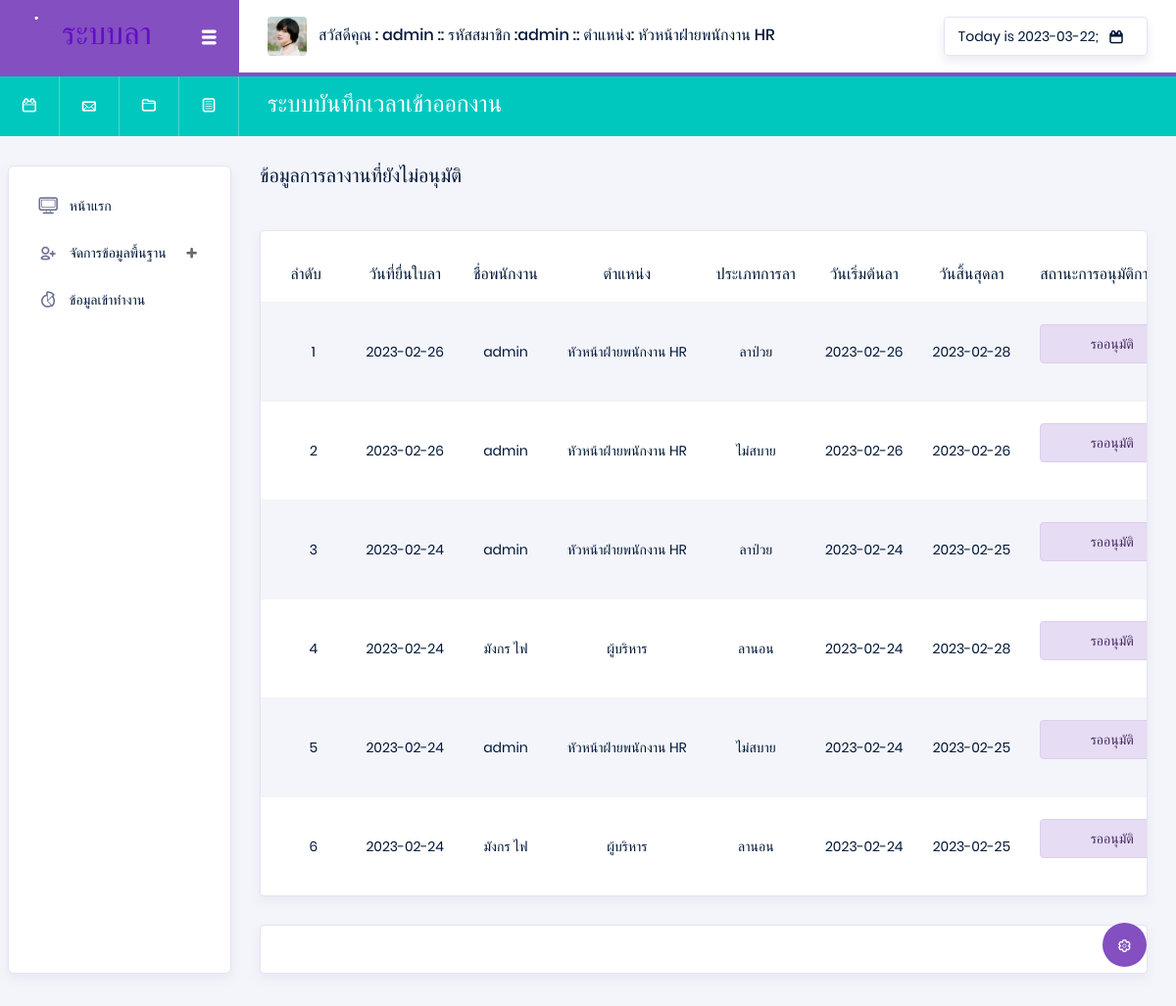
The app's page /index.php?p=leave1 (signed in), older data.
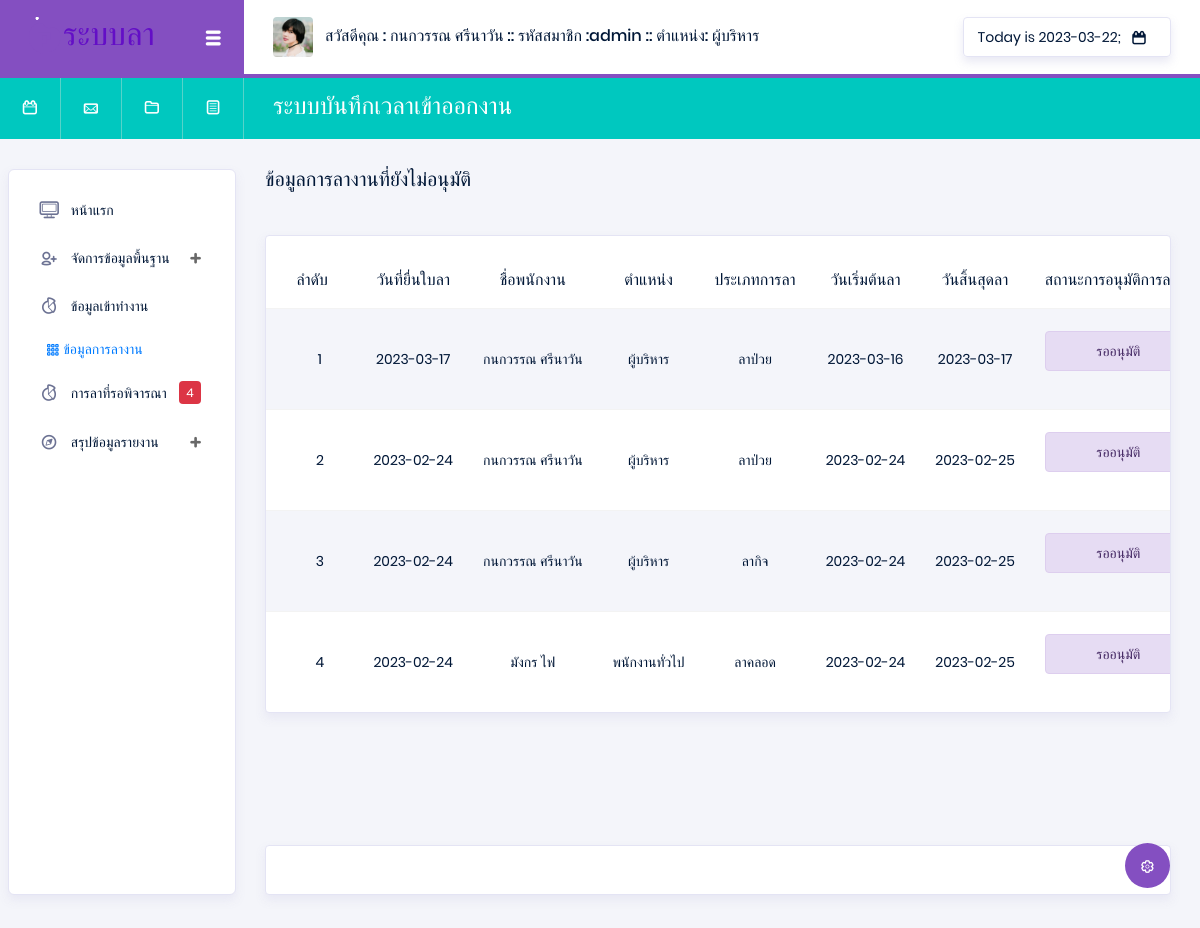
The same page, newer data.
### tables this page shows
CREATE TABLE `position` (
  `Pos_id` varchar(13) NOT NULL,
  `Pos_name` varchar(50) NOT NULL,
  `user_group` int(11) NOT NULL
);

CREATE TABLE `leave` (
  `Leave_id` varchar(13) NOT NULL,
  `Leave_date` date NOT NULL,
  `Leave_start` date NOT NULL,
  `Leave_end` date NOT NULL,
  `App_date` date NOT NULL,
  `Leave_status` int(10) NOT NULL,
  `Leave_reason` text NOT NULL,
  `App_note` text NOT NULL,
  `Emp_id` varchar(13) NOT NULL,
  `Type_id` varchar(13) NOT NULL
);

CREATE TABLE `employee` (
  `Emp_id` varchar(13) NOT NULL,
  `Emp_name` varchar(50) NOT NULL,
  `Emp_tel` varchar(10) NOT NULL,
  `Emp_address` varchar(200) NOT NULL,
  `Dep_id` varchar(13) NOT NULL,
  `Pos_id` varchar(13) NOT NULL,
  `Emp_pass` varchar(100) NOT NULL
);

CREATE TABLE `typeleave` (
  `Type_id` varchar(13) NOT NULL,
  `Type_name` varchar(50) NOT NULL,
  `Type_details` text NOT NULL
);

### api/showData.php (called while the page is built, shortened)
<?php
$Pos_id = $_SESSION['Pos_id'];
@$ShowPosition = "SELECT * FROM position WHERE  Pos_id =  '$Pos_id' ";
@$SQLShowPosition = mysqli_query($con, $ShowPosition) or die("Error in query: $ShowPosition ");
while ($Showposition = mysqli_fetch_array($SQLShowPosition)) {
    @$Pos_name = $Showposition['Pos_name'];
}

### pages/system/leave1.php (the view, shortened to what the changed rows need)
<div class="main-panel">
    <div class="content-wrapper">
        <div class="row">
            <div class="col-xl-6 grid-margin stretch-card flex-column">
                <h5 class="mb-2 text-titlecase mb-4">ข้อมูลการลางานที่ยังไม่อนุมัติ</h5>
            </div>
        </div>
        <div class="row">
            <div class="col-md-12">
                <div class="card">
                    <div class="table-responsive pt-3">
                        <table class="table table-striped project-orders-table">
                            <thead>
                                <tr align='center'>
                                    <th class="ml-5">ลำดับ</th>
                                    <th>วันที่ยื่นใบลา</th>
                                    <th>ชื่อพนักงาน</th>
                                    <th>ตำแหน่ง</th>
                                    <th>ประเภทการลา</th>
                                    <th>วันเริ่มต้นลา</th>
                                    <th>วันสิ้นสุดลา</th>
                                    <th>สถานะการอนุมัติการลา</th>
                                </tr>
                            </thead>
                            <tbody>
                                <?php
                                $i = 0;
                                @$leave = "SELECT * FROM `leave` WHERE  Leave_status = 1 ORDER BY Leave_date DESC;    ";
                                @$Sqlleave = mysqli_query($con, $leave) or die("Error in query: $leave ");
                                while ($ShowSqlleave = mysqli_fetch_array($Sqlleave)) {
                                    $i++;
                                    $Emp_id = $ShowSqlleave['Emp_id'];
                                    @$sql = "SELECT * FROM employee WHERE  Emp_id =  '$Emp_id' ";
                                    @$sqlshow = mysqli_query($con, $sql) or die("Error in query: $sql ");
                                    while ($namesql = mysqli_fetch_array($sqlshow)) {
                                        @$Emp_name = $namesql['Emp_name'];
                                        @$Pos_id = $namesql['Pos_id'];
                                    }
                                    @$Type_id =   $ShowSqlleave['Type_id'];
                                    @$sql = "SELECT * FROM typeleave WHERE  Type_id =  '$Type_id' ";
                                    @$sqlshow = mysqli_query($con, $sql) or die("Error in query: $sql ");
                                    while ($namesql = mysqli_fetch_array($sqlshow)) {
                                        @$Type_name = $namesql['Type_name'];
                                    }
                                    @$sql = "SELECT * FROM position WHERE  Pos_id =  '$Pos_id' ";
                                    @$sqlshow = mysqli_query($con, $sql) or die("Error in query: $sql ");
                                    while ($namesql = mysqli_fetch_array($sqlshow)) {
                                        @$Pos_name = $namesql['Pos_name'];
                                    }
                                ?>
                                    <tr align='center'>
                                        <td><?php echo $i ?></td>
                                        <td><?php echo $ShowSqlleave['Leave_date'] ?></td>
                                        <td><?php echo $Emp_name; ?></td>
                                        <td><?php echo $Pos_name; ?></td>
                                        <td><?php echo $Type_name; ?></td>
                                        <td><?php echo $ShowSqlleave['Leave_start'] ?></td>
                                        <td><?php echo $ShowSqlleave['Leave_end'] ?></td>
                                        <td><?php
                                            $Leave_status =  $ShowSqlleave['Leave_status'];
                                            if ($Leave_status == 1) {
                                                echo '<div class="alert alert-primary" role="alert">
                                                รออนุมัติ
                                              </div>';
                                            } else if ($Leave_status == 2) {
                                                echo '<div class="alert alert-success" role="alert">
                                                เข้างานปกติ
                                              </div>';
                                            } else if ($Leave_status == 3) {
                                                echo '<div class="alert alert-danger" role="alert">
                                                เข้างานสาย
                                              </div>';
                                            }
                                            ?></td>
                                    </tr>
                                <?php } ?>
                            </tbody>
                        </table>
                    </div>
                </div>
            </div>
        </div>
    </div>
    <footer class="footer">
        <div class="card">
            <div class="card-body">
            </div>
        </div>
    </footer>
</div>

### Head.php (shortened to what the changed rows need)
<nav class="navbar col-lg-12 col-12 p-0 fixed-top d-flex flex-row">
  <div class="navbar-brand-wrapper d-flex justify-content-center">
    <div class="navbar-brand-inner-wrapper d-flex justify-content-between align-items-center w-100">
      <a class="navbar-brand brand-logo" href="#"><img src="images/logo-dark11.svg" alt="logo" /></a>
      <button class="navbar-toggler navbar-toggler align-self-center" type="button" data-toggle="minimize">
        <span class="typcn typcn-th-menu"></span>
      </button>
    </div>
  </div>
  <div class="navbar-menu-wrapper d-flex align-items-center justify-content-end">
    <ul class="navbar-nav mr-lg-2">
      <li class="nav-item nav-profile dropdown">
        <a class="nav-link" href="#" data-toggle="dropdown" id="profileDropdown">
          <img src="images/faces/face5.jpg" alt="profile" />
          <span class="nav-profile-name">
            สวัสดีคุณ : <?php echo $_SESSION['Emp_name']; ?>
            :: รหัสสมาชิก :<?php echo $_SESSION['Emp_id']; ?>
            :: ตำแหน่ง: <?php echo $Pos_name; ?> </span>
        </a>
      </li>
    </ul>
    <ul class="navbar-nav navbar-nav-right">
      <li class="nav-item nav-date dropdown">
        <a class="nav-link d-flex justify-content-center align-items-center" href="javascript:;">
          <h6 class="date mb-0"> <?php echo "Today is " . date("Y-m-d") ?>;</h6>
          <i class="typcn typcn-calendar"></i>
        </a>
      </li>
    </ul>
  </div>
</nav>
<nav class="navbar-breadcrumb col-xl-12 col-12 d-flex flex-row p-0">
  <div class="navbar-links-wrapper d-flex align-items-stretch">
    <div class="nav-link">
      <a href="javascript:;"><i class="typcn typcn-calendar-outline"></i></a>
    </div>
    <div class="nav-link">
      <a href="javascript:;"><i class="typcn typcn-mail"></i></a>
    </div>
    <div class="nav-link">
      <a href="javascript:;"><i class="typcn typcn-folder"></i></a>
    </div>
    <div class="nav-link">
      <a href="javascript:;"><i class="typcn typcn-document-text"></i></a>
    </div>
  </div>
  <div class="navbar-menu-wrapper d-flex align-items-center justify-content-end">
    <ul class="navbar-nav mr-lg-2">
      <li class="nav-item ml-0">
        <h4 class="mb-0">ระบบบันทึกเวลาเข้าออกงาน </h4>
      </li>
    </ul>
  </div>
</nav>
<div class="container-fluid page-body-wrapper">
  <div class="theme-setting-wrapper">
    <div id="settings-trigger"><i class="typcn typcn-cog-outline"></i></div>
  </div>

### ListNan.php (shortened to what the changed rows need)
<?php
@$leavefd = "SELECT * FROM `leave` WHERE  Leave_status = 1 ORDER BY Leave_date DESC;   ";
@$Sqlleavefd = mysqli_query($con, $leavefd) or die("Error in query: $leavefd ");
@$numd = mysqli_num_rows($Sqlleavefd);
?>
<nav class="sidebar sidebar-offcanvas" id="sidebar">
  <ul class="nav">
    <li class="nav-item">
      <a class="nav-link" href="index.php?p=Home">
        <i class="typcn typcn-device-desktop menu-icon"></i>
        <span class="menu-title">หน้าแรก</span>
      </a>
    </li>
    <li class="nav-item">
      <?php
      if ($_SESSION['user_group'] != '2') { ?>
        <a class="nav-link" data-toggle="collapse" href="#auth" aria-expanded="false" aria-controls="auth">
          <i class="typcn typcn-user-add-outline menu-icon"></i>
          <span class="menu-title">จัดการข้อมูลพื้นฐาน</span>
          <i class="menu-arrow"></i>
        </a>
      <?php  } ?>
    </li>
    <li class="nav-item">
      <a class="nav-link" href="index.php?p=timetable">
        <i class="typcn typcn-chart-pie-outline menu-icon"></i>
        <span class="menu-title">ข้อมูลเข้าทำงาน</span>
      </a>
    </li>
    <?php
    if ($_SESSION['user_group'] == '1' || $_SESSION['user_group'] == '3') { ?>
      <a class="nav-link" data-toggle="collapse" href="#tables" aria-expanded="false" aria-controls="tables">
        <i class="typcn typcn-th-small-outline menu-icon"></i>
        <span class="menu-title">ข้อมูลการลางาน</span>
      </a>
      <li class="nav-item">
        <a class="nav-link" href="index.php?p=leave1">
          <i class="typcn typcn-chart-pie-outline menu-icon"></i>
          <span class="menu-title">การลาที่รอพิจารณา </span>
          <div class="badge badge-danger"><?php echo $numd ?></div>
        </a>
      </li>
      <li class="nav-item">
        <a class="nav-link" data-toggle="collapse" href="#icons" aria-expanded="false" aria-controls="icons">
          <i class="typcn typcn-compass menu-icon"></i>
          <span class="menu-title">สรุปข้อมูลรายงาน</span>
          <i class="menu-arrow"></i>
        </a>
      </li>
    <?php } ?>
  </ul>
</nav>

Row changes from the older to the newer data that the page shows:
no longer on this page (row edited): position: Pos_name "หัวหน้าฝ่ายพนักงาน HR"
no longer on this page (row edited): leave: Leave_date "2023-02-26", Emp.Emp_name "admin", position.Pos_name "หัวหน้าฝ่ายพนักงาน HR", Type.Type_name "ลาป่วย", Leave_start "2023-02-26", Leave_end "2023-02-28", Leave_status "รออนุมัติ"
no longer on this page (row edited): leave: Leave_date "2023-02-26", Emp.Emp_name "admin", position.Pos_name "หัวหน้าฝ่ายพนักงาน HR", Type.Type_name "ไม่สบาย", Leave_start "2023-02-26", Leave_end "2023-02-26", Leave_status "รออนุมัติ"
no longer on this page (row edited): leave: Leave_date "2023-02-24", Emp.Emp_name "มังกร ไฟ", position.Pos_name "ผู้บริหาร", Type.Type_name "ลานอน", Leave_start "2023-02-24", Leave_end "2023-02-28", Leave_status "รออนุมัติ"
added position: Pos_name "ผู้บริหาร"
added leave: Leave_date "2023-03-17", Emp.Emp_name "กนกวรรณ ศรีนาวัน", position.Pos_name "ผู้บริหาร", Type.Type_name "ลาป่วย", Leave_start "2023-03-16", Leave_end "2023-03-17", Leave_status "รออนุมัติ"
changed through a linked row, leave (number 2 of 4 on the later page): Emp.Emp_name "admin" → "กนกวรรณ ศรีนาวัน"; position.Pos_name "หัวหน้าฝ่ายพนักงาน HR" → "ผู้บริหาร"
changed through a linked row, leave: Emp.Emp_name "admin" → "กนกวรรณ ศรีนาวัน"; position.Pos_name "หัวหน้าฝ่ายพนักงาน HR" → "ผู้บริหาร"; Type.Type_name "ไม่สบาย" → "ลากิจ"
changed through a linked row, leave "มังกร ไฟ": position.Pos_name "ผู้บริหาร" → "พนักงานทั่วไป"; Type.Type_name "ลานอน" → "ลาคลอด"
Text that changed along with them:
$_SESSION['Emp_name']: "admin" → "กนกวรรณ ศรีนาวัน"
$numd: (not shown) → "4"
text now shown: "ข้อมูลการลางาน การลาที่รอพิจารณา สรุปข้อมูลรายงาน"
